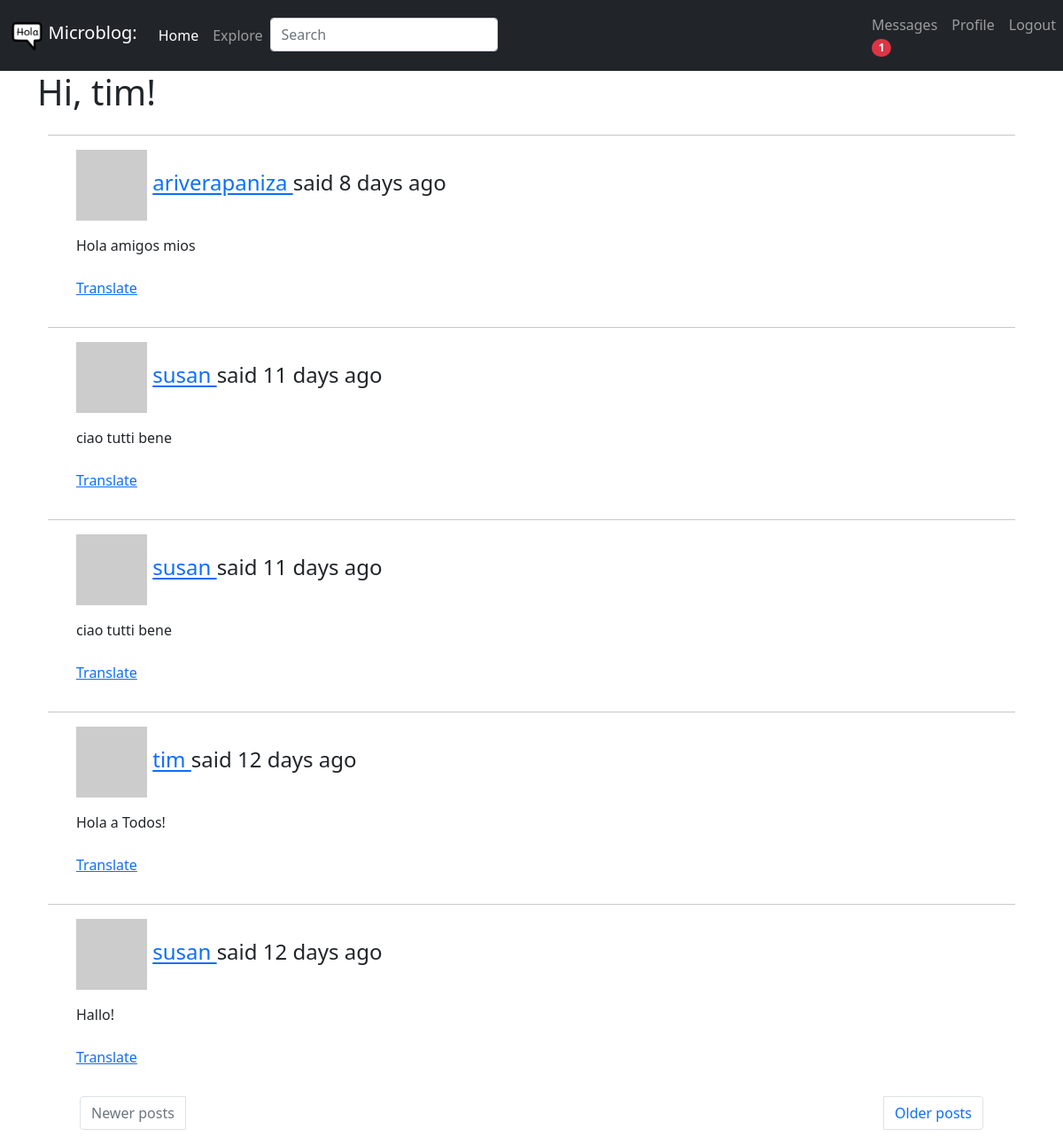
The page /explore (signed in) on the database its author committed.
### app/models.py (models this page shows, shortened)
class User(UserMixin, db.Model):
    id = db.Column(db.Integer, primary_key=True)
    username = db.Column(db.String(64), index=True, unique=True)
    email = db.Column(db.String(120), index=True, unique=True)
    password_hash = db.Column(db.String(128))
    posts = db.relationship('Post', backref='author', lazy='dynamic')
    about_me = db.Column(db.String(140))
    last_seen = db.Column(db.DateTime, default=datetime.utcnow)
    followed = db.relationship(
        'User', secondary=followers,
        primaryjoin=(followers.c.follower_id == id),
        secondaryjoin=(followers.c.followed_id == id),
        backref=db.backref('followers', lazy='dynamic'), lazy='dynamic')
    messages_sent = db.relationship('Message',
                                    foreign_keys='Message.sender_id',
                                    backref='author', lazy='dynamic')
    messages_received = db.relationship('Message',
                                        foreign_keys='Message.recipient_id',
                                        backref='recipient', lazy='dynamic')
    last_message_read_time = db.Column(db.DateTime)
    notifications = db.relationship('Notification', backref='user',
                                    lazy='dynamic')
    def avatar(self, size):
        digest = md5(self.email.lower().encode('utf-8')).hexdigest()
        return 'https://www.gravatar.com/avatar/{}?d=identicon&s={}'.format(
            digest, size)
    def new_messages(self):
        last_read_time = self.last_message_read_time or datetime(1900, 1, 1)
        return Message.query.filter_by(recipient=self).filter(
            Message.timestamp > last_read_time).count()

class SearchableMixin(object):
    @classmethod
    def before_commit(cls, session):
        session._changes = {
            'add': list(session.new),
            'update': list(session.dirty),
            'delete': list(session.deleted)
        }
    @classmethod
    def after_commit(cls, session):
        for obj in session._changes['add']:
            if isinstance(obj, SearchableMixin):
                add_to_index(obj.__tablename__, obj)
        for obj in session._changes['update']:
            if isinstance(obj, SearchableMixin):
                add_to_index(obj.__tablename__, obj)
        for obj in session._changes['delete']:
            if isinstance(obj, SearchableMixin):
                remove_from_index(obj.__tablename__, obj)
        session._changes = None

class Post(SearchableMixin, db.Model):
    __searchable__ = ['body']
    id = db.Column(db.Integer, primary_key=True)
    body = db.Column(db.String(140))
    timestamp = db.Column(db.DateTime, index=True, default=datetime.utcnow)
    user_id = db.Column(db.Integer, db.ForeignKey('user.id'))
    language = db.Column(db.String(5))

### app/routes.py (the view)
@app.route('/explore')
@login_required
def explore():
    page = request.args.get('page', 1, type=int)
    posts = Post.query.order_by(Post.timestamp.desc()).paginate(page, app.config['POSTS_PER_PAGE'], False)
    next_url = url_for('explore', page=posts.next_num) \
        if posts.has_next else None
    prev_url = url_for('explore', page=posts.prev_num) \
        if posts.has_prev else None
    return render_template('index.html', title=_('Explore'), posts=posts.items, next_url=next_url, prev_url=prev_url)

### app/forms.py
class SearchForm(FlaskForm):
    q = StringField(_l('Search'), validators=[DataRequired()])
    def __init__(self, *args, **kwargs):
        if 'formdata' not in kwargs:
            kwargs['formdata'] = request.args
        if 'csrf_enabled' not in kwargs:
            kwargs['csrf_enabled'] = False
        super(SearchForm, self).__init__(*args, **kwargs)

### app/models.py (called while the page is built)
@login.user_loader
def load_user(id):
    return User.query.get(int(id))

### app/routes.py (called while the page is built)
@app.before_request
def before_request():
    if current_user.is_authenticated:
        current_user.last_seen = datetime.utcnow()
        db.session.commit()
        g.search_form = SearchForm()
    g.locale = str(get_locale())

### app/templates/index.html (shortened to what this page needs)
{% extends "base.html" %}
{% block content %}
  <div class="container mb-3 form-floating">
    <h1>{{ _('Hi, %(username)s!', username=current_user.username) }}</h1>
    {% for post in posts %}
        {% include '_post.html' %}
    {% endfor %}
  </div>
    <div class="container">
      <nav>
        <ul class="pagination justify-content-between">
          {% if prev_url %}
          <li class="page-item px-5">
            <a class="page-link" href="{{ prev_url }}">{{ _('Newer posts') }}</a>
          </li>
          {% else %}
          <li class="page-item px-5 disabled">
            <a class="page-link" href="{{ prev_url }}">{{ _('Newer posts') }}</a>
          </li>
          {% endif %}
          {% if next_url %}
          <li class="page-item px-5">
            <a class="page-link" href="{{ next_url }}">{{ _('Older posts') }}</a>
          </li>
          {% else %}
          <li class="page-item px-5 disabled">
            <a class="page-link" href="{{ next_url }}">{{ _('Older posts') }}</a>
          </li>
          {% endif %}
        </ul>
      </nav>
    </div>
{% endblock %}

### app/templates/_post.html (shortened to what this page needs)
<div class="container">
    <div class="row table-hover">
        <div class="col-md-12">
            <div class="blog-comment">
                <hr/>
                <ul class="comments">
                    <div class="post-comments">
                        <h4>
                             {{ _('%(username)s said %(when)s', username=user_link, when=moment(post.timestamp).fromNow()) }} </h4> </p>
                        <span id="post{{ post.id }}">{{ post.body }}</span>
                        {% if post.language and post.language != g.locale %}
                        <br><br>
                        <span id="translation{{ post.id }}">
                            <a href="javascript:translate(
                                        '#post{{ post.id }}',
                                        '#translation{{ post.id }}',
                                        '{{ post.language }}',
                                        '{{ g.locale }}');">{{ _('Translate') }}</a>
                        </span>
                        {% endif %}
                    </div>
                </ul>
            </div>
        </div>
    </div>
</div>

### rows shown on the page
Post: body "Hola amigos mios"
Post: body "ciao tutti bene"
Post: body "ciao tutti bene"
Post: body "Hola a Todos!"
Post: body "Hallo!"

### other values the page prints
{{ new_messages }} "1"
